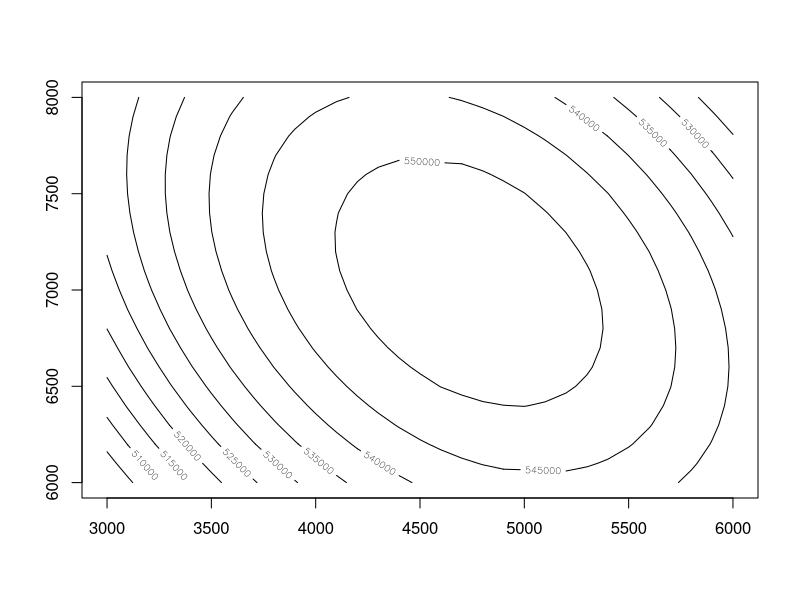
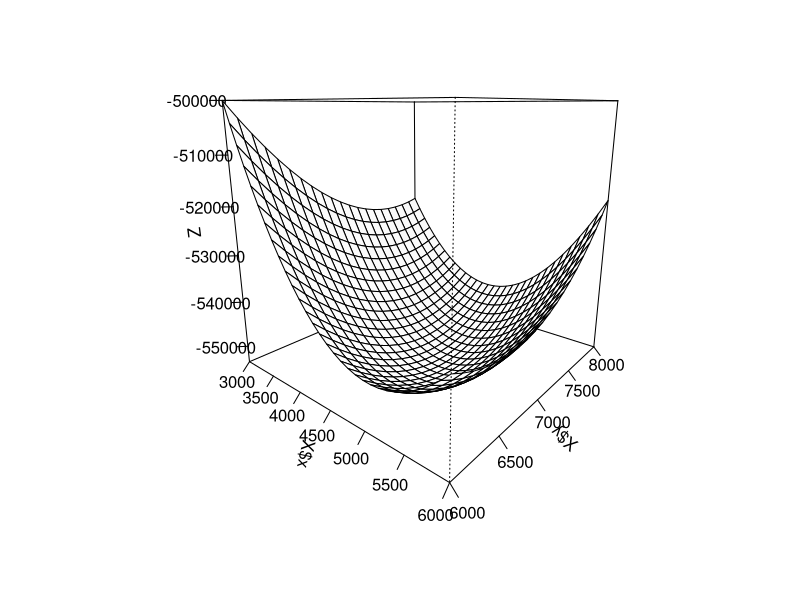

R code for these plots, in order:
fprime = function (f,a,h=0.0001){(f(a+h)-f(a-h))/(2*h)}


hessian = function(f,x,hs=0.01){
  n = length(x)
  H = array(0,dim=c(n,n))
  
  for (i in 1:n){
    h = array(0.0,dim=c(n,1))
    h[i] = hs
    H[i,]=t((grad(f,x+h)-grad(f,x-h))/(2*hs))
    #print(H[i,])
  }
  return (H)
}



bisection = function(f,a,b,tol=0.0001){
  if (f(a)*f(b) > 0){
    return ("Boundary Conditions Not Met")
  }
  else{
    middle = a
    while (abs(f(middle))>tol){
      middle = (a+b)/2
      if (f(middle)*f(a)>0) (a = middle)
      else (b = middle)
      x=middle
      y=f(middle)
      ## if you want to "see" what happens at every step, take off the # of the next line ##
      #cat(sprintf("x-Val: %.4f ; f(x-val): %.4f\n",x,y))
    }
    return (middle)
  }
}

newton=function(f,x0,tol=.0001){
  xn=x0
  while (abs(f(xn))>tol){
    xn=xn-f(xn)/fprime(f,xn)
  }
  return (xn)
    
}



Outer = function(f,x){
  n1 = length(x[[1]])
  n2 = length(x[[2]])
  res = matrix(0,nrow=n1,ncol=n2)
  rownames(res) = x[[1]]
  colnames(res) = x[[2]]
  for (i in 1:n1){
    for (j in 1:n2){
      res[i,j]=f(c(x[[1]][[i]],x[[2]][[j]]))
    }
  }
  return(res)
}

P = function(x){
  return(((339-0.01*x[1]-0.003*x[2])*x[1]
          +(399-0.004*x[1]-0.01*x[2])*x[2]
          -(400000+195*x[1]+225*x[2]))*-1)
}
X = list(x=seq(3000,6000,100),y=seq(6000,8000,100))
Z = Outer(P,X)
contour(x=X$x,y=X$y,z=-Z)
persp(x=X$x,y=X$y,Z,theta=40,ticktype = "detailed",shade=0.01)
  
  